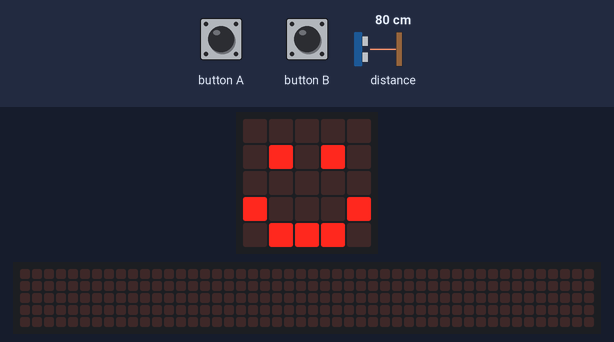
A program run on a simulated BBC micro:bit running MicroPython. On the bench: the board's 5×5 LED display, a strip that is not on the board, showing the scrolling text unrolled. Inputs (shaded band) come from the test bench; at power-on: distance to the obstacle 80 cm. The echo pulse lasts 58.3 µs per cm; the 48×5 strip is a reading aid, not a part: it shows the text the display is scrolling, unrolled, one strip-width of it at a time.

Above: at 1.2 s.
1.3 s: button A pressed for 0.15 s
At 1.42 s:
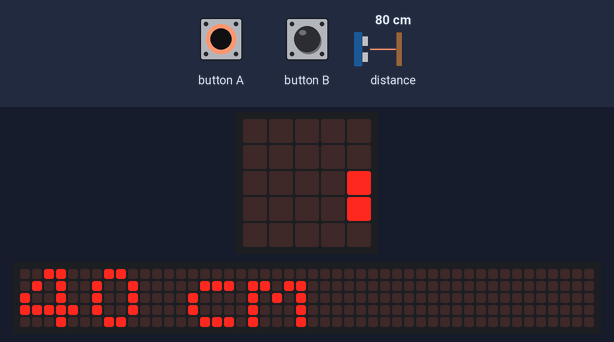
2.0 s: button A pressed for 1 s
3.6 s: distance to the obstacle set to 2 cm
At 6.91 s:
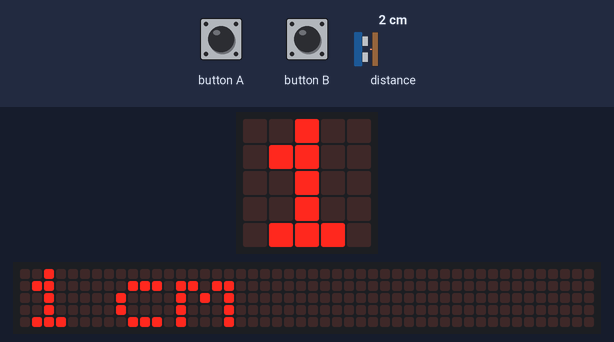
Timing chart, 0 to 8.4 s (numbered marks = the images above; inputs shaded):
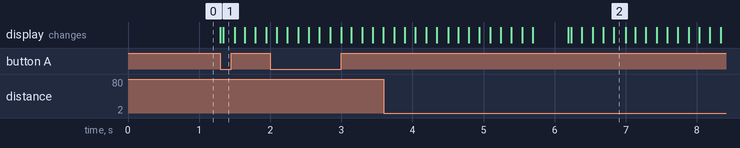

Measured:
- after the input at 1.3 s, the display: first changes at once (image 1 shows a later state)

The program:

main.py
```python
"""
Created by: Jayden Okafor
Created on: Mar 2026
This program measures the distance using the sonar.
"""

from microbit import *

# variables
sonar = None
distance = None

# Show Happy Face
display.show(Image.HAPPY)


# library
class HCSR04:
    def __init__(self, tpin=pin1, epin=pin2, spin=pin13):
        self.trigger_pin = tpin
        self.echo_pin = epin
        self.sclk_pin = spin

        spi.init(
            baudrate=125000,
            sclk=self.sclk_pin,
            mosi=self.trigger_pin,
            miso=self.echo_pin,
        )

        self.length = 500
        self.resp = bytearray(self.length)

    def distance_mm(self):
        pre = 0
        post = 0
        k = -1
        length = self.length
        resp = self.resp

        for j in range(length):
            resp[j] = 0
        resp[0] = 0xFF

        spi.write_readinto(resp, resp)

        try:
            i, value = next((ind, v) for ind, v in enumerate(resp) if v)
        except StopIteration:
            i = -1
        if i > 0:
            pre = bin(value).count("1")
            try:
                k, value = next(
                    (ind, v)
                    for ind, v in enumerate(resp[i : length - 2])
                    if resp[i + ind + 1] == 0
                )
                post = bin(value).count("1") if k else 0
                k = k + i
            except StopIteration:
                i = -1
        dist = -1 if i < 0 else round(((pre + (k - i) * 8.0 + post) * 8 * 0.172) / 2)
        return dist


# assign the class library to the sonar variable
sonar = HCSR04()

while True:
    if button_a.was_pressed():
        display.clear()

        # convert distance to cm
        distance = (str(sonar.distance_mm() // 10)) + " cm"

        # show distance to user
        display.scroll(distance)
        display.show(Image.HAPPY)
        sleep(500)
```
